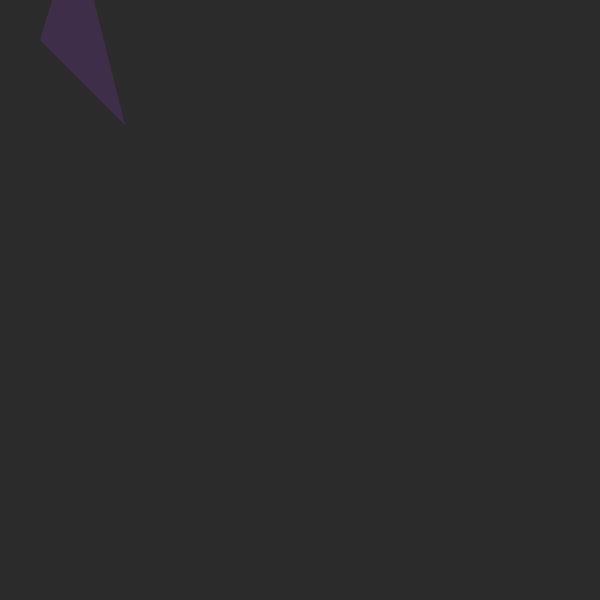
Frame 1 (no input)
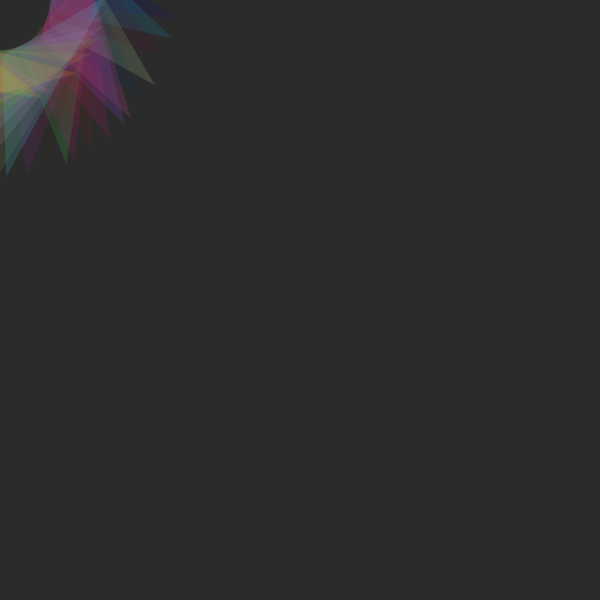
Frame 60 (the mouse pressed at the canvas centre just before this capture)
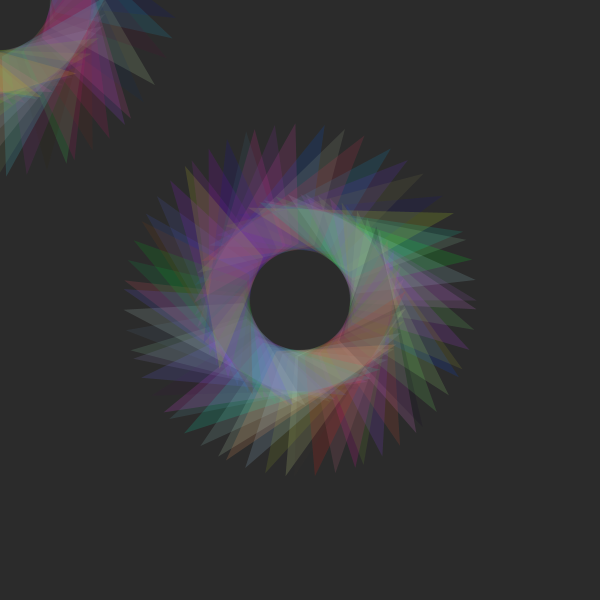
Frame 120 (the mouse held since frame 60 and released just before this capture)

The Processing sketch that drew these frames (run headless with seeded random() and noise(); from frame 60 on, the mouse is pressed at the canvas centre):

// Processing sketch: processing_128093
// ── processing_128093.pde

float angulo = 0.0;
void setup(){
  size(600,600);
  background(43,43,43);
  smooth();
}
 
void draw()
{
  pushMatrix();
  translate(mouseX,mouseY);
  rotate(angulo);  
  noStroke();
  fill(random(255), random(255), random(255), 40);
  triangle(75, -75, 125, 125, 40, 40);
  angulo+=0.4;    
  popMatrix(); 
}
